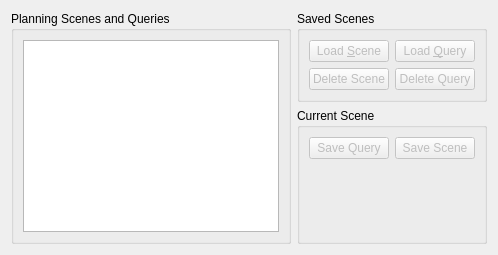
     <widget class="QWidget" name="stored_plans">
      <attribute name="title">
       <string>Stored Scenes</string>
      </attribute>
      <layout class="QGridLayout" name="gridLayout_3">
       <item row="1" column="0">
        <layout class="QVBoxLayout" name="verticalLayout">
         <item>
          <widget class="QGroupBox" name="groupBox_3">
           <property name="title">
            <string>Planning Scenes and Queries</string>
           </property>
           <layout class="QVBoxLayout" name="verticalLayout_7">
            <item>
             <widget class="QTreeWidget" name="planning_scene_tree">
              <property name="cursor" stdset="0">
               <cursorShape>PointingHandCursor</cursorShape>
              </property>
              <property name="editTriggers">
               <set>QAbstractItemView::EditTrigger::DoubleClicked|QAbstractItemView::EditTrigger::EditKeyPressed</set>
              </property>
              <property name="selectionMode">
               <enum>QAbstractItemView::SelectionMode::SingleSelection</enum>
              </property>
              <property name="headerHidden">
               <bool>true</bool>
              </property>
              <property name="expandsOnDoubleClick">
               <bool>true</bool>
              </property>
              <property name="columnCount">
               <number>1</number>
              </property>
              <column>
               <property name="text">
                <string>1</string>
               </property>
              </column>
             </widget>
            </item>
           </layout>
          </widget>
         </item>
        </layout>
       </item>
       <item row="1" column="1">
        <layout class="QVBoxLayout" name="verticalLayout_2">
         <item>
          <widget class="QGroupBox" name="groupBox">
           <property name="title">
            <string>Saved Scenes</string>
           </property>
           <layout class="QGridLayout" name="gridLayout_5">
            <item row="0" column="0">
             <widget class="QPushButton" name="load_scene_button">
              <property name="enabled">
               <bool>false</bool>
              </property>
              <property name="text">
               <string>Load &amp;Scene</string>
              </property>
             </widget>
            </item>
            <item row="0" column="1">
             <widget class="QPushButton" name="load_query_button">
              <property name="enabled">
               <bool>false</bool>
              </property>
              <property name="text">
               <string>Load &amp;Query</string>
              </property>
             </widget>
            </item>
            <item row="1" column="0">
             <widget class="QPushButton" name="delete_scene_button">
              <property name="enabled">
               <bool>false</bool>
              </property>
              <property name="text">
               <string>Delete Scene</string>
              </property>
             </widget>
            </item>
            <item row="1" column="1">
             <widget class="QPushButton" name="delete_query_button">
              <property name="enabled">
               <bool>false</bool>
              </property>
              <property name="text">
               <string>Delete Query</string>
              </property>
             </widget>
            </item>
           </layout>
          </widget>
         </item>
         <item>
          <widget class="QGroupBox" name="groupBox_2">
           <property name="title">
            <string>Current Scene</string>
           </property>
           <layout class="QGridLayout" name="gridLayout_2">
            <item row="0" column="1">
             <widget class="QPushButton" name="save_scene_button">
              <property name="enabled">
               <bool>false</bool>
              </property>
              <property name="text">
               <string>Save Scene</string>
              </property>
             </widget>
            </item>
            <item row="0" column="0">
             <widget class="QPushButton" name="save_query_button">
              <property name="enabled">
               <bool>false</bool>
              </property>
              <property name="text">
               <string>Save Query</string>
              </property>
             </widget>
            </item>
            <item row="1" column="0" colspan="2">
             <spacer name="verticalSpacer_7">
              <property name="orientation">
               <enum>Qt::Orientation::Vertical</enum>
              </property>
              <property name="sizeHint" stdset="0">
               <size>
                <width>20</width>
                <height>40</height>
               </size>
              </property>
             </spacer>
            </item>
           </layout>
          </widget>
         </item>
        </layout>
       </item>
      </layout>
     </widget>
